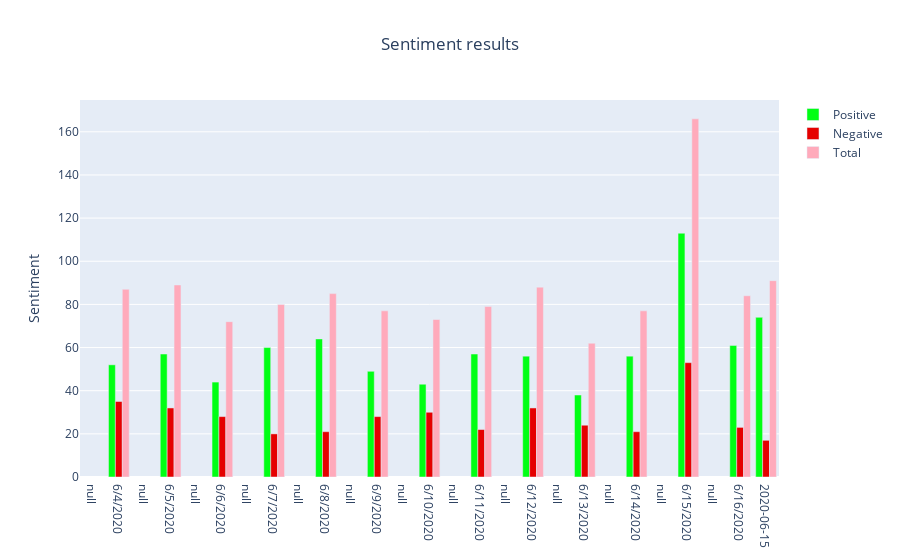

Source (notebook cell):
### Code cell
import nltk
from nltk.stem.wordnet import WordNetLemmatizer
from nltk.corpus import twitter_samples, stopwords
from nltk.tag import pos_tag
from nltk.tokenize import word_tokenize
from nltk import FreqDist, classify, NaiveBayesClassifier

import tweepy
import pandas as pd
import re, string, random
import plotly.graph_objects as go
import csv

nltk.download('twitter_samples')
nltk.download('averaged_perceptron_tagger')

def remove_noise(tweet_tokens, stop_words = ()):

    cleaned_tokens = []

    for token, tag in pos_tag(tweet_tokens):
        token = re.sub('http[s]?://(?:[a-zA-Z]|[0-9]|[$-_@.&+#]|[!*\(\),]|'\
                       '(?:%[0-9a-fA-F][0-9a-fA-F]))+','', token)
        token = re.sub("(@[A-Za-z0-9_]+)","", token)

        if tag.startswith("NN"):
            pos = 'n'
        elif tag.startswith('VB'):
            pos = 'v'
        else:
            pos = 'a'

        lemmatizer = WordNetLemmatizer()
        token = lemmatizer.lemmatize(token, pos)

        if len(token) > 0 and token not in string.punctuation and token.lower() not in stop_words:
            cleaned_tokens.append(token.lower())
    return cleaned_tokens

def get_all_words(cleaned_tokens_list):
    for tokens in cleaned_tokens_list:
        for token in tokens:
            yield token

def get_tweets_for_model(cleaned_tokens_list):
    for tweet_tokens in cleaned_tokens_list:
        yield dict([token, True] for token in tweet_tokens)

if __name__ == "__main__":

    positive_tweets = twitter_samples.strings('positive_tweets.json')
    negative_tweets = twitter_samples.strings('negative_tweets.json')
    
    tweet_tokens = twitter_samples.tokenized('positive_tweets.json')[0]

    stop_words = stopwords.words('english')

    positive_tweet_tokens = twitter_samples.tokenized('positive_tweets.json')
    negative_tweet_tokens = twitter_samples.tokenized('negative_tweets.json')
    
    positive_cleaned_tokens_list = []
    negative_cleaned_tokens_list = []
    
    for tokens in positive_tweet_tokens:
        positive_cleaned_tokens_list.append(remove_noise(tokens, stop_words))

    for tokens in negative_tweet_tokens:
        negative_cleaned_tokens_list.append(remove_noise(tokens, stop_words))
   

    all_pos_words = get_all_words(positive_cleaned_tokens_list)

    freq_dist_pos = FreqDist(all_pos_words)
    #print(freq_dist_pos.most_common(10))
    
    positive_tokens_for_model = get_tweets_for_model(positive_cleaned_tokens_list)
    negative_tokens_for_model = get_tweets_for_model(negative_cleaned_tokens_list)
    
    positive_dataset = [(tweet_dict, "Positive")
                         for tweet_dict in positive_tokens_for_model]

    negative_dataset = [(tweet_dict, "Negative")
                         for tweet_dict in negative_tokens_for_model]
    
    dataset = positive_dataset + negative_dataset 

    random.shuffle(dataset)

    train_data = dataset[:7000]
    test_data = dataset[7000:]

    classifier = NaiveBayesClassifier.train(train_data)

    print("Accuracy is:", classify.accuracy(classifier, test_data))
    print(classifier.show_most_informative_features(25))
    
consumer_key = ""
consumer_secret = ""
access_key = ""
access_secret = ""

auth = tweepy.OAuthHandler(consumer_key, consumer_secret)
auth.set_access_token(access_key, access_secret)
api = tweepy.API(auth, wait_on_rate_limit=True, wait_on_rate_limit_notify=True)


search_words = '#covid19 OR corona -filter:retweets' 
date_since = "2020-06-15"
date_till = "2020-06-16"

tweets = tweepy.Cursor(api.search,
                      q=search_words,
                       geocode="7.2844443,80.637474,175mi", #Kandy, Srilanka
                      lang="en",
                      since=date_since,until = date_till, tweet_mode='extended',
                      include_rts=True).items()    
df = pd.DataFrame([tweet.full_text for tweet in tweets], columns=['tweets'])
df_loc = pd.DataFrame([tweet.user.location for tweet in tweets], columns=['location'])
p=0
n=0

for i, j in df.iterrows(): 
    custom_tokens = remove_noise(word_tokenize(j.to_string()))
    sentiment = classifier.classify(dict([token, True] for token in custom_tokens))
    print(sentiment,j)
    if sentiment=="Positive": p+=1
    else: n+=1
    
print(p,n,(p+n))

### Figure 1 — Plotly figure (JSON) as saved in the notebook; plotly's stock layout.template omitted (floating-point values rounded to 4 significant figures)
{"data": [{"marker": {"color": "#00ff14"}, "name": "Positive", "type": "bar", "x": [0, 1, 2, 3, 4, 5, 6, 7, 8, 9, 10, 11, 12, 13, 14, 15, 16, 17, 18, 19, 20, 21, 22, 23, 24, 25, 26], "y": [null, 52, null, 57, null, 44, null, 60, null, 64, null, 49, null, 43, null, 57, null, 56, null, 38, null, 56, null, 113, null, 61, 74]}, {"marker": {"color": "#e50000"}, "name": "Negative", "type": "bar", "x": [0, 1, 2, 3, 4, 5, 6, 7, 8, 9, 10, 11, 12, 13, 14, 15, 16, 17, 18, 19, 20, 21, 22, 23, 24, 25, 26], "y": [null, 35, null, 32, null, 28, null, 20, null, 21, null, 28, null, 30, null, 22, null, 32, null, 24, null, 21, null, 53, null, 23, 17]}, {"marker": {"color": "#ffaabb"}, "name": "Total", "type": "bar", "x": [0, 1, 2, 3, 4, 5, 6, 7, 8, 9, 10, 11, 12, 13, 14, 15, 16, 17, 18, 19, 20, 21, 22, 23, 24, 25, 26], "y": [null, 87, null, 89, null, 72, null, 80, null, 85, null, 77, null, 73, null, 79, null, 88, null, 62, null, 77, null, 166, null, 84, 91]}], "layout": {"title": {"text": "Sentiment results", "x": 0.5}, "xaxis": {"tickmode": "array", "ticktext": [null, "6/4/2020", null, "6/5/2020", null, "6/6/2020", null, "6/7/2020", null, "6/8/2020", null, "6/9/2020", null, "6/10/2020", null, "6/11/2020", null, "6/12/2020", null, "6/13/2020", null, "6/14/2020", null, "6/15/2020", null, "6/16/2020", "2020-06-15"], "tickvals": [0, 1, 2, 3, 4, 5, 6, 7, 8, 9, 10, 11, 12, 13, 14, 15, 16, 17, 18, 19, 20, 21, 22, 23, 24, 25, 26]}, "yaxis": {"title": {"text": "Sentiment"}}}}
